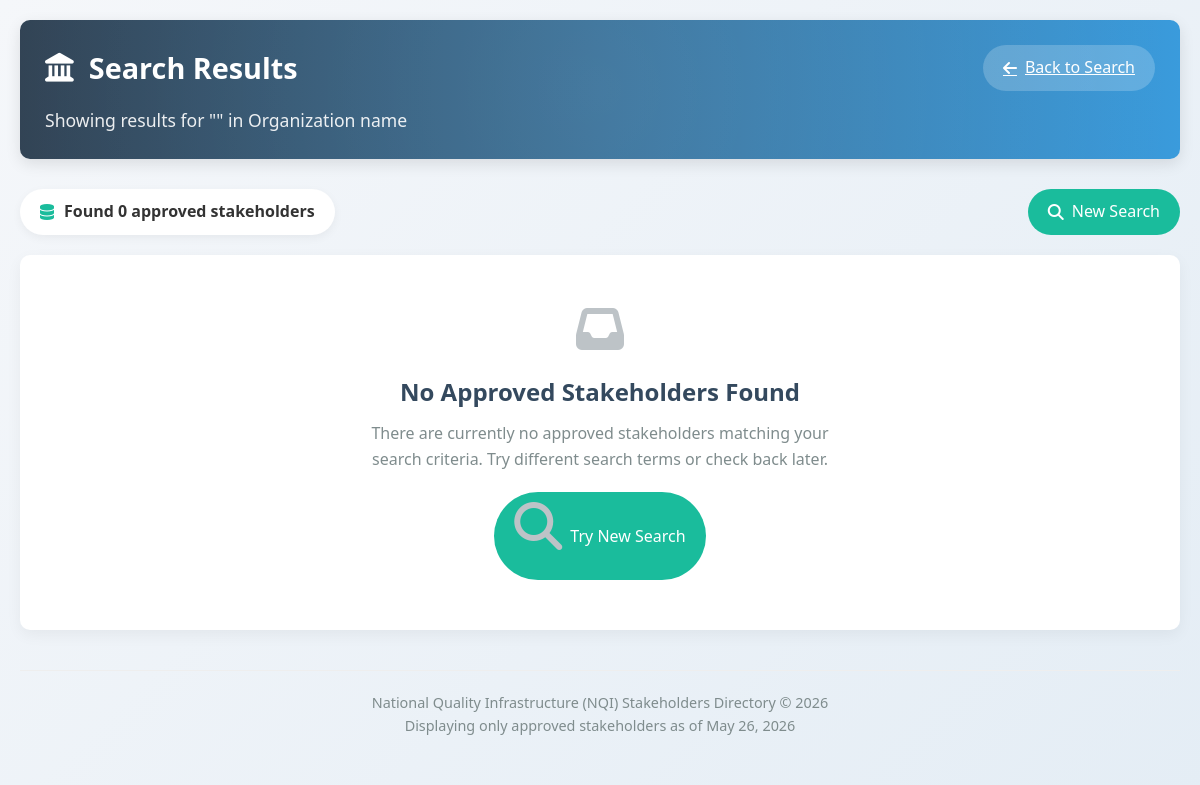
Page /search.php on the earlier database version.
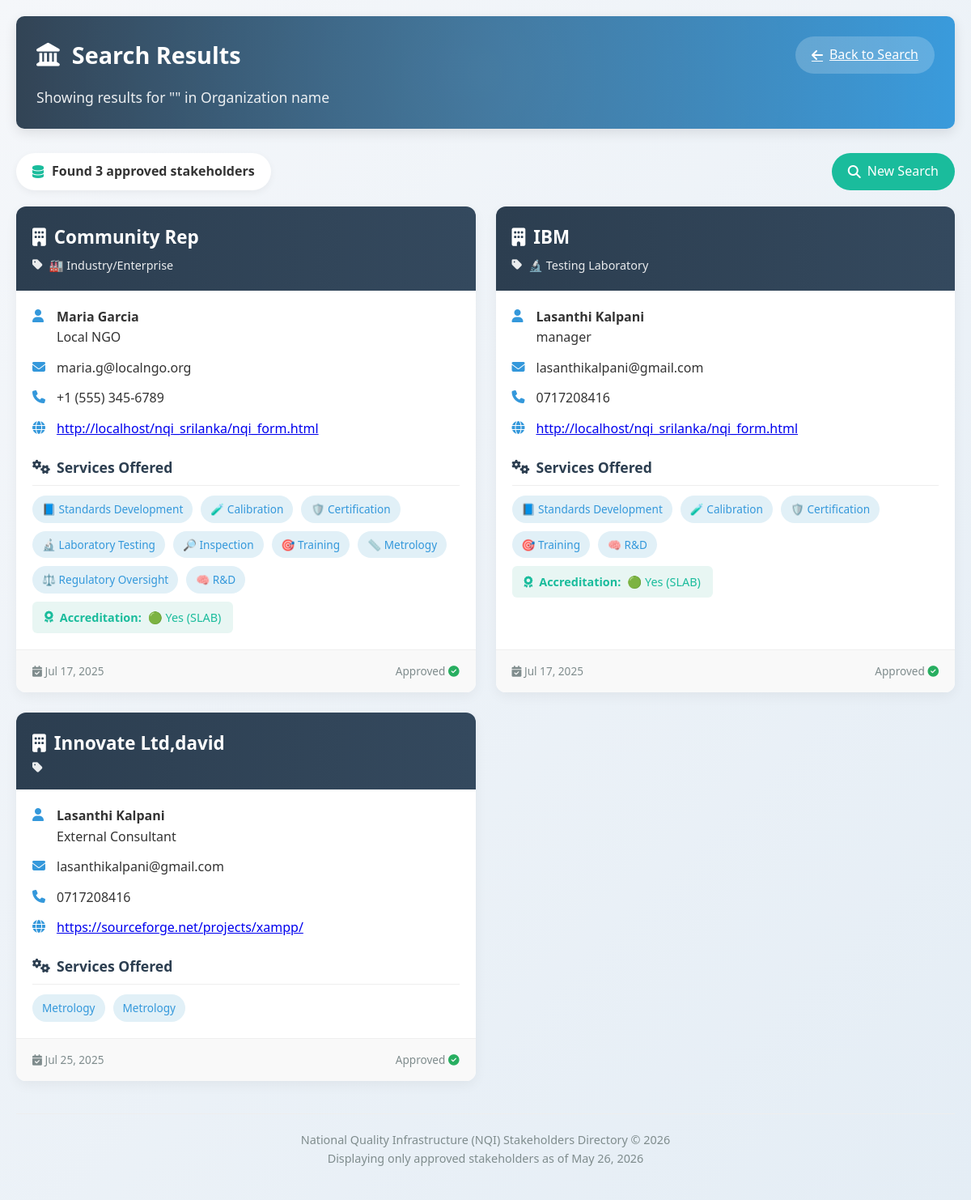
Same page on the later database version.
### tables this page shows
CREATE TABLE `nqi_stakeholders` (
  `id` int(11) NOT NULL,
  `organization_name` varchar(255) DEFAULT NULL,
  `organization_type` varchar(255) DEFAULT NULL,
  `organization_type_other` varchar(255) DEFAULT NULL,
  `contact_person` varchar(255) DEFAULT NULL,
  `designation` varchar(255) DEFAULT NULL,
  `email` varchar(255) DEFAULT NULL,
  `phone` varchar(100) DEFAULT NULL,
  `website` varchar(255) DEFAULT NULL,
  `core_services` text DEFAULT NULL,
  `services` text DEFAULT NULL,
  `services_other` varchar(255) DEFAULT NULL,
  `accreditation` varchar(255) DEFAULT NULL,
  `accreditation_details` text DEFAULT NULL,
  `compliance_update` varchar(50) DEFAULT NULL,
  `regional_branches` varchar(50) DEFAULT NULL,
  `regional_branch_list` text DEFAULT NULL,
  `comments` text DEFAULT NULL,
  `submitted_at` timestamp NOT NULL DEFAULT current_timestamp(),
  `approval_status` enum('pending','approved','rejected') NOT NULL DEFAULT 'pending',
  `user_id` int(11) DEFAULT NULL
);

### search.php (the view, shortened to what the changed rows need)
<?php
require_once 'connect.php';
$query = "SELECT * FROM nqi_stakeholders WHERE approval_status = 'approved'";
$result = $conn->query($query);
$total_results = $result ? $result->num_rows : 0;
?>
<!DOCTYPE html>
<html lang="en">
<head>
    <link rel="stylesheet" href="https://cdnjs.cloudflare.com/ajax/libs/font-awesome/6.4.0/css/all.min.css">
</head>
<body>
    <div class="container">
        <header>
            <div class="header-top">
                <h1><i class="fas fa-landmark"></i> Search Results</h1>
            </div>
        </header>
        <div class="stats">
            <div class="result-count">
                <i class="fas fa-database"></i>
                Found <?php echo $total_results; ?> approved stakeholder<?php echo $total_results != 1 ? 's' : ''; ?>
            </div>
            <a href="search.html" class="new-search">
                <i class="fas fa-search"></i> New Search
            </a>
        </div>
        <div class="stakeholders-grid">
            <?php
            if ($total_results > 0) {
                while($row = $result->fetch_assoc()) {
                    $services = !empty($row['services']) ? explode(',', $row['services']) : [];
                    ?>
                    <div class="stakeholder-card" style="animation-delay: <?php echo rand(0, 300); ?>ms">
                        <div class="card-header">
                            <h2 class="org-name"><i class="fas fa-building"></i> <?php echo htmlspecialchars($row['organization_name']); ?></h2>
                            <div class="org-type">
                                <i class="fas fa-tag"></i> <?php echo htmlspecialchars($row['organization_type']); ?>
                            </div>
                        </div>
                        <div class="card-body">
                            <div class="contact-info">
                                <div class="contact-item">
                                    <i class="fas fa-user"></i>
                                    <div>
                                        <strong><?php echo htmlspecialchars($row['contact_person']); ?></strong><br>
                                        <?php echo htmlspecialchars($row['designation']); ?>
                                    </div>
                                </div>
                                <div class="contact-item">
                                    <i class="fas fa-envelope"></i>
                                    <div><?php echo htmlspecialchars($row['email']); ?></div>
                                </div>
                                <div class="contact-item">
                                    <i class="fas fa-phone"></i>
                                    <div><?php echo htmlspecialchars($row['phone']); ?></div>
                                </div>
                                <?php if (!empty($row['website'])): ?>
                                <div class="contact-item">
                                    <i class="fas fa-globe"></i>
                                    <div>
                                        <a href="<?php echo htmlspecialchars($row['website']); ?>" target="_blank">
                                            <?php echo htmlspecialchars($row['website']); ?>
                                        </a>
                                    </div>
                                </div>
                                <?php endif; ?>
                            </div>
                            <div class="services-section">
                                <h3 class="section-title"><i class="fas fa-cogs"></i> Services Offered</h3>
                                <div class="services-list">
                                    <?php foreach ($services as $service): ?>
                                        <?php $service = trim($service); ?>
                                        <?php if (!empty($service)): ?>
                                            <div class="service-badge">
                                                <?php echo htmlspecialchars($service); ?>
                                            </div>
                                        <?php endif; ?>
                                    <?php endforeach; ?>
                                    <?php if (!empty($row['services_other'])): ?>
                                        <div class="service-badge">
                                            <?php echo htmlspecialchars($row['services_other']); ?>
                                        </div>
                                    <?php endif; ?>
                                </div>
                            </div>
                            <?php if (!empty($row['accreditation']) && $row['accreditation'] != '🔴 No'): ?>
                                <div class="accreditation-badge">
                                    <i class="fas fa-award"></i>
                                    <strong>Accreditation:</strong> <?php echo htmlspecialchars($row['accreditation']); ?>
                                </div>
                            <?php endif; ?>
                        </div>
                        <div class="card-footer">
                            <div>
                                <i class="fas fa-calendar-check"></i>
                                <?php
                                $date = new DateTime($row['submitted_at']);
                                echo $date->format('M d, Y');
                                ?>
                            </div>
                            <div>
                                Approved <i class="fas fa-check-circle" style="color: var(--success);"></i>
                            </div>
                        </div>
                    </div>
                    <?php
                }
            } else {
                ?>
                <div class="no-results">
                    <i class="fas fa-inbox"></i>
                    <h3>No Approved Stakeholders Found</h3>
                    <p>There are currently no approved stakeholders matching your search criteria. Try different search terms or check back later.</p>
                    <a href="search.html" class="new-search" style="margin-top: 20px; display: inline-flex;">
                        <i class="fas fa-search"></i> Try New Search
                    </a>
                </div>
                <?php
            }
            ?>
        </div>
    </div>
</body>
</html>

Differences in the rows shown:
added nqi_stakeholders: organization_name "Community Rep", organization_type "🏭 Industry/Enterprise", contact_person "Maria Garcia", designation "Local NGO", email "maria.g@localngo.org", phone "+1 (555) 345-6789", website "http://localhost/nqi_srilanka/nqi_form.html", services "📘 Standards Development", services "🧪 Calibration", services "🛡️ Certification", services "🔬 Laboratory Testing", services "🔎 Inspection", services "🎯 Training", services "📏 Metrology", services "⚖️ Regulatory Oversight", services "🧠 R&D", accreditation "🟢 Yes (SLAB)", submitted_at "Jul 17, 2025", shown under "Search Results"
added nqi_stakeholders: organization_name "IBM", organization_type "🔬 Testing Laboratory", contact_person "Lasanthi Kalpani", designation "manager", email "lasanthikalpani@gmail.com", phone "0717208416", website "http://localhost/nqi_srilanka/nqi_form.html", services "📘 Standards Development", services "🧪 Calibration", services "🛡️ Certification", services "🎯 Training", services "🧠 R&D", accreditation "🟢 Yes (SLAB)", submitted_at "Jul 17, 2025", shown under "Search Results"
added nqi_stakeholders: organization_name "Innovate Ltd,david", contact_person "Lasanthi Kalpani", designation "External Consultant", email "lasanthikalpani@gmail.com", phone "0717208416", website "https://sourceforge.net/projects/xampp/", services "Metrology", services_other "Metrology", submitted_at "Jul 25, 2025"
Other differences:
$total_results: "0" → "3"
text no longer shown: "No Approved Stakeholders Found There are currently no approved stakeholders matching your search criteria. Try different search terms or check back later. Try New Search"
